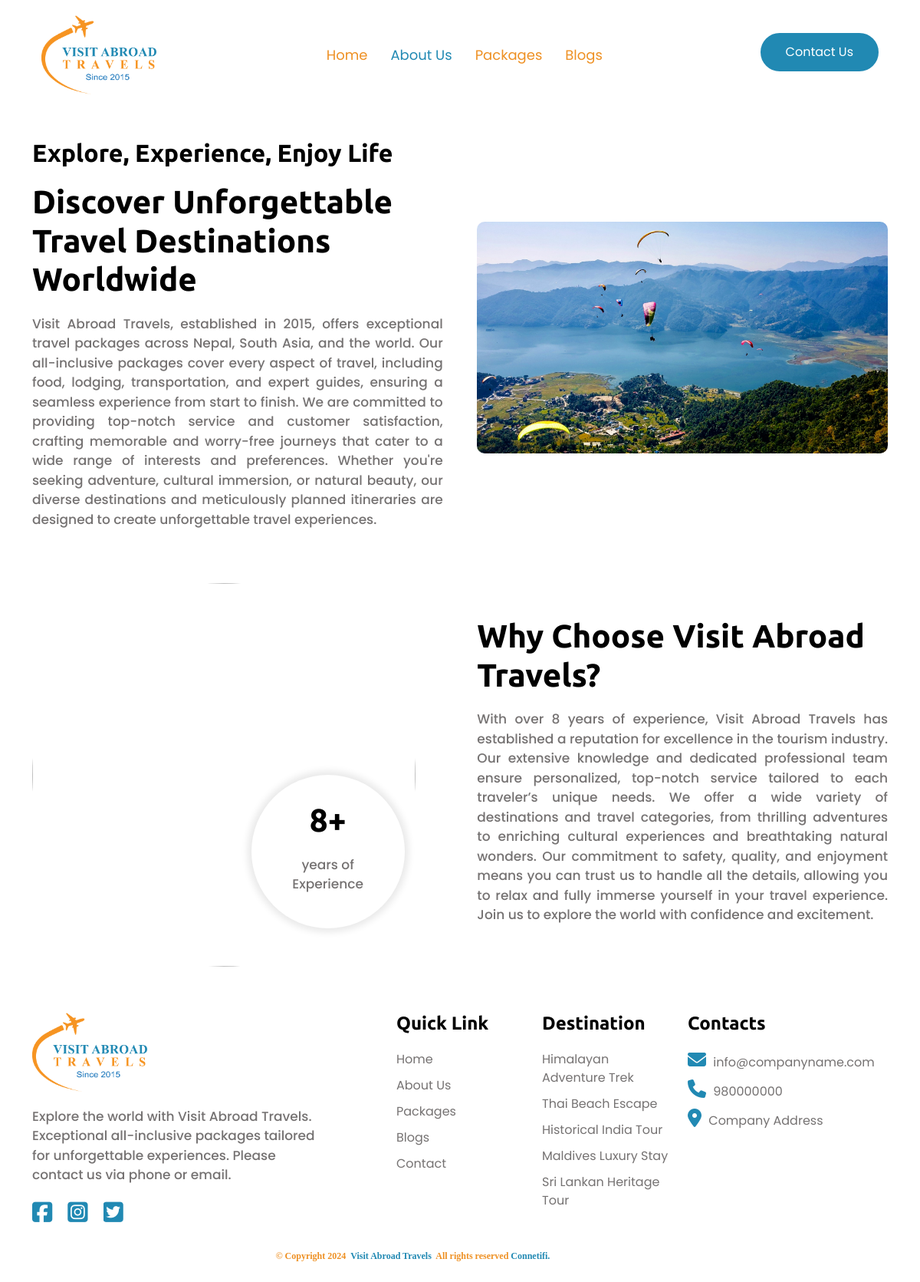
Page /about.php on the committed database.
### tables this page shows
CREATE TABLE `packages` (
  `id` int(11) NOT NULL,
  `title` varchar(155) NOT NULL,
  `country` varchar(155) NOT NULL,
  `category` varchar(155) NOT NULL,
  `description` longtext NOT NULL,
  `price_range` varchar(155) NOT NULL,
  `duration` varchar(155) NOT NULL,
  `group_size` varchar(155) NOT NULL,
  `accomodation` varchar(155) NOT NULL,
  `meal` varchar(155) NOT NULL,
  `best_season` varchar(155) NOT NULL,
  `guide` varchar(155) NOT NULL,
  `transportation` varchar(155) NOT NULL,
  `image` varchar(155) NOT NULL,
  `feature` varchar(155) NOT NULL,
  `map` text NOT NULL,
  `gallery_images` text NOT NULL,
  `add_details` longtext NOT NULL,
  `inclusion_exclusion` text NOT NULL
);

### includes/topfooter.php (the view, shortened to what this page needs)
<footer class="section-padding">
  <div class="container">
    <div class="row">
      <div class="col-lg-5 col-md-12 ">
        <div class="footer-block footer-content-block">
          <div class="logo">
            <img src="./images/logo.png" alt="">
          </div>
          <p class="section-des">Explore the world with Visit Abroad Travels. Exceptional all-inclusive packages tailored for unforgettable experiences. Please contact us via phone or email.
          </p>
          <div class="social-icon">
            <a href=""><i class="fa-brands fa-square-facebook"></i></a>
            <a href=""><i class="fa-brands fa-square-instagram"></i></a>
            <a href=""><i class="fa-brands fa-square-twitter"></i></a>
          </div>
        </div>
      </div>
      <div class="col-lg-2 col-md-12 ">
        <div class="footer-block ">
          <h4 class="block-heading">Quick Link</h4>
          <ul class="footer-nav">
            <li class="footer-nav-item"><a href="./" class="footer-nav-link">Home </a></li>
            <li class="footer-nav-item"><a href="about" class="footer-nav-link">About Us </a></li>
            <li class="footer-nav-item"><a href="packages" class="footer-nav-link">Packages </a></li>
            <li class="footer-nav-item"><a href="blog" class="footer-nav-link">Blogs</a></li>
            <li class="footer-nav-item"><a href="contact" class="footer-nav-link">Contact</a></li>
          </ul>
        </div>
      </div>
      <div class="col-lg-2 col-md-12 ">
        <div class="footer-block ">
          <h4 class="block-heading">Destination</h4>
          <ul class="footer-nav">
            <?php
            $sql = "SELECT * FROM packages LIMIT 5";
            $result = mysqli_query($conn, $sql);
            $count = mysqli_num_rows($result);
            if ($count > 0) {
              while ($row = mysqli_fetch_assoc($result)) {
                $title = $row['title'];
                $id = $row['id'];
            ?>
                <li class="footer-nav-item"><a href="packages_post.php?id=<?php echo  $id ?>" class="footer-nav-link"><?php echo $title ?></a></li>
            <?php
              }
            }
            ?>
          </ul>
        </div>
      </div>
      <div class="col-lg-3 col-md-12 ">
        <div class="footer-block ">
          <h4 class="block-heading">Contacts</h4>
          <ul class="footer-nav">
            <li class="footer-nav-item"><a href="" class="footer-nav-link"><i class="fa-solid fa-envelope"></i> <?php echo $email; ?> </a></li>
            <li class="footer-nav-item"><a href="" class="footer-nav-link"><i class="fa-solid fa-phone"></i> <?php echo $phone; ?> </a></li>
            <li class="footer-nav-item"><a href="" class="footer-nav-link"><i class="fa-solid fa-location-dot"></i> <?php echo $add; ?> </a></li>
          </ul>
        </div>
      </div>
    </div>
  </div>
  <div class="footer-bottom">
    <div class="container">
      <div class="bottom-wrapper">
        <div class="block">
          <p>© Copyright <?php echo date('Y'); ?> <a href="./"><?php echo $co; ?></a> All rights reserved<a href="https://connectifisolutions.com/" target="_blank">Connetifi.</a><a style="color: white;" href="https://bluebugsoft.com/" target="_blank">developed by BlueBug</a></p>
        </div>
      </div>
    </div>
  </div>
</footer>

### css/style.css (style rules this page uses)
body, p, a { font-size: 14px; font-style: normal; font-weight: 400; font-family: "Poppins", sans-serif; }
h1, .h1, h2, .h2, h3, .h3, h4, .h4, h5, .h5, h6 { font-family: "Ubuntu", sans-serif; font-weight: 600; margin: 0; padding: 0; color: #000000; }
p { font-weight: 400; margin: 0; padding: 0; color: #757272; }
ul { margin: 0; padding: 0; list-style: none; }
ul li { display: block; font-size: 14px; font-weight: 300; font-family: "Poppins", sans-serif; }
img { width: 100%; transition: 0.4s all; }
p { line-height: 1.5; }
a { color: #757272; font-size: 16px; font-weight: 500; font-family: "Poppins", sans-serif; text-decoration: none; display: block; overflow: hidden; transition: 0.4s all; }
.section-padding { padding: 60px 0px; }
.section-des { color: #757272; font-size: 17px; font-weight: 500; font-family: "Poppins", sans-serif; margin: 10px 0px; }
footer { padding-top: 0px; }
footer .footer-content-block { padding-right: 70px; }
footer .footer-block .logo img { width: 150px; }
footer .footer-block .section-des { color: #757272; margin: 20px 0px; }
footer .footer-block .social-icon { display: flex; }
footer .footer-block .social-icon a i { font-size: 30px; margin-right: 20px; color: #2189b3; transition: 0.3s ease-in-out; }
footer .footer-block .block-heading { margin-bottom: 20px; }
footer .footer-block .footer-nav .footer-nav-item .footer-nav-link { font-size: 16px; color: #757272; font-weight: 400; margin-bottom: 10px; }
footer .footer-block .footer-nav .footer-nav-item .footer-nav-link i { color: #2189b3; font-size: 24px; margin-right: 5px; }
footer .footer-bottom { margin-top: 30px; }
footer .footer-bottom .block { display: flex; align-items: center; justify-content: center; }
footer .footer-bottom .block p { font-family: cursive; font-size: 12px; font-weight: 600; color: #ee9023; }
footer .footer-bottom .block p a { padding: 0px 3px; font-family: cursive; color: #2189b3; font-size: 12px; font-weight: 600; display: inline; }

### rows in the picture
packages: title "Himalayan Adventure Trek"
packages: title "Thai Beach Escape"
packages: title "Historical India Tour"
packages: title "Maldives Luxury Stay"
packages: title "Sri Lankan Heritage Tour"

### other values in the picture
$email "info@companyname.com"
$phone "980000000"
$add "Company Address"
$co "Visit Abroad Travels"
